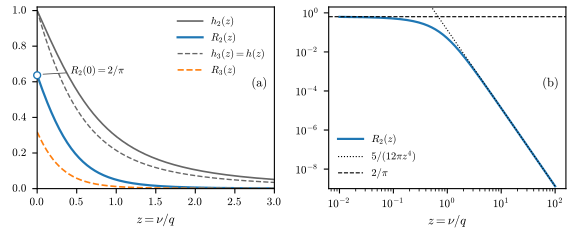

Source code (Python):
"""Main-text Fig. 2: R_2(z) and h_2(z), with R_3 and h_3 for comparison (a),
and R_2(z) on log-log axes with its static value and high-frequency tail (b).

Reads ../mpp_checks/figure_data/fig2_R2.csv and fig2_R2_loglog.csv
(written by ../mpp_checks/fig_data.py).
"""
import csv, os
import numpy as np
import matplotlib.pyplot as plt
import figstyle as st

NAME = 'fig2_R2'


def read(name):
    with open(os.path.join(st.DATA, name)) as f:
        rows = list(csv.DictReader(f))
    return {k: np.array([float(r[k]) for r in rows]) for k in rows[0]}


def main():
    st.apply()
    a = read('fig2_R2.csv')
    b = read('fig2_R2_loglog.csv')

    fig = plt.figure(figsize=st.figsize(NAME, 0.40))
    axa = fig.add_axes([0.065, 0.175, 0.415, 0.795])
    axb = fig.add_axes([0.575, 0.175, 0.415, 0.795])

    # (a)
    m = a['z'] <= 3.0
    z = a['z'][m]
    axa.plot(z, a['h2'][m], color=st.GRAY_DARK, lw=st.LW['secondary'], label=r'$h_2(z)$')
    axa.plot(z, a['R2'][m], color=st.BLUE, lw=st.LW['main'], label=r'$R_2(z)$')
    axa.plot(z, a['h3'][m], color=st.GRAY_DARK, lw=1.0, ls=(0, (3.7, 1.6)), label=r'$h_3(z)=h(z)$')
    axa.plot(z, a['R3'][m], color=st.ORANGE, lw=st.LW['secondary'], ls=(0, (3.7, 1.6)), label=r'$R_3(z)$')
    r20 = 2 / np.pi
    axa.plot(0, r20, 'o', ms=5, mfc='white', mec=st.BLUE, mew=1.0, clip_on=False, zorder=5)
    axa.annotate(r'$R_2(0)=2/\pi$', xy=(0.04, r20 + 0.005), xytext=(0.42, 0.66),
                 fontsize=st.FONT['annotation'], ha='left', va='center',
                 arrowprops=dict(arrowstyle='-', color='0.3', lw=0.6, shrinkA=1, shrinkB=2))
    axa.set_xlim(0, 3)
    axa.set_ylim(0, 1.02)
    axa.set_xlabel(r'$z=\nu/q$')
    axa.legend(loc='upper right', handlelength=2.4)
    axa.text(0.97, 0.58, '(a)', transform=axa.transAxes, ha='right', va='center', fontsize=st.FONT['panel'])

    # (b)
    axb.loglog(b['z'], b['R2'], color=st.BLUE, lw=st.LW['main'], label=r'$R_2(z)$')
    axb.loglog(b['z'], b['tail_5_over_12pi_z4'], color='black', lw=st.LW['thin'], ls=(0, (1, 1.65)),
               label=r'$5/(12\pi z^4)$')
    axb.axhline(b['static_2_over_pi'][0], color='black', lw=st.LW['thin'], ls=(0, (3.7, 1.6)),
                label=r'$2/\pi$')
    axb.set_xlim(10 ** -2.2, 10 ** 2.2)
    axb.set_ylim(1e-9, 2.0)
    axb.set_yticks([1e-8, 1e-6, 1e-4, 1e-2, 1e0])
    axb.set_xlabel(r'$z=\nu/q$')
    axb.legend(loc='lower left', handlelength=2.4)
    axb.text(0.97, 0.58, '(b)', transform=axb.transAxes, ha='right', va='center', fontsize=st.FONT['panel'])
    return st.save(fig, NAME)


if __name__ == '__main__':
    print(main())
